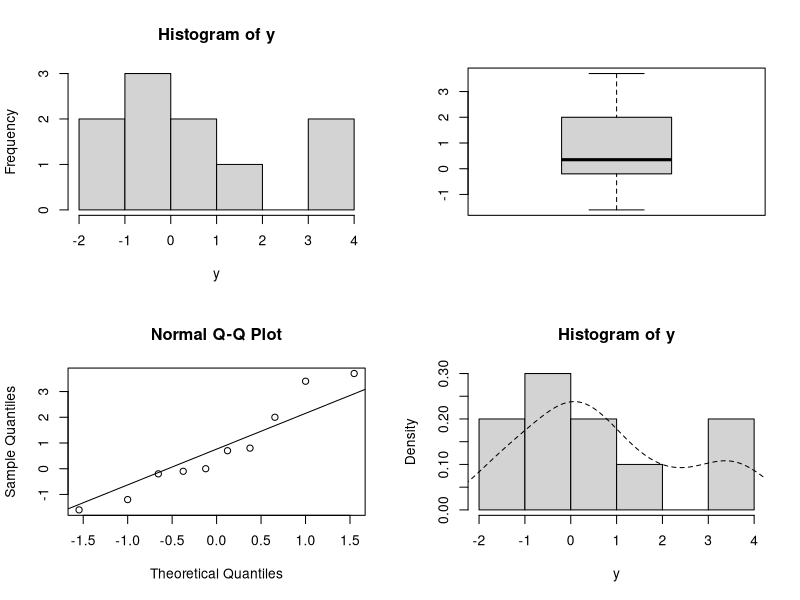
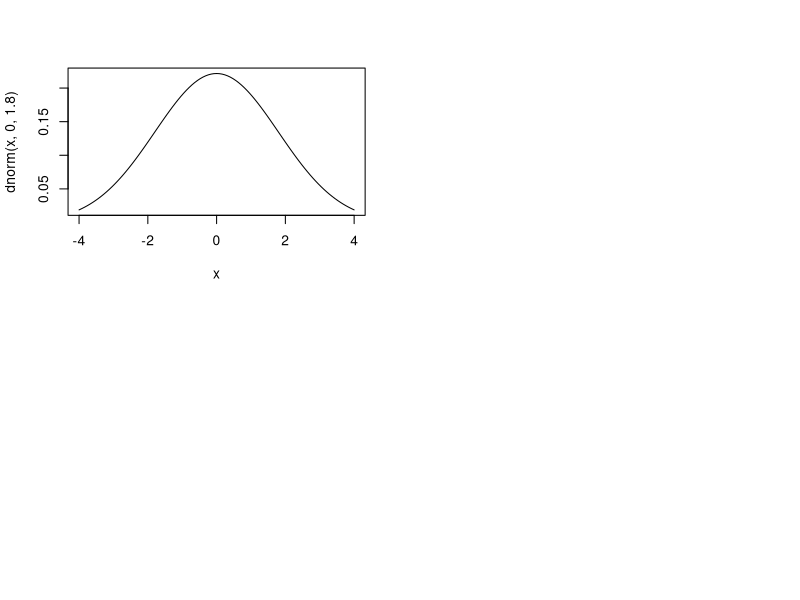
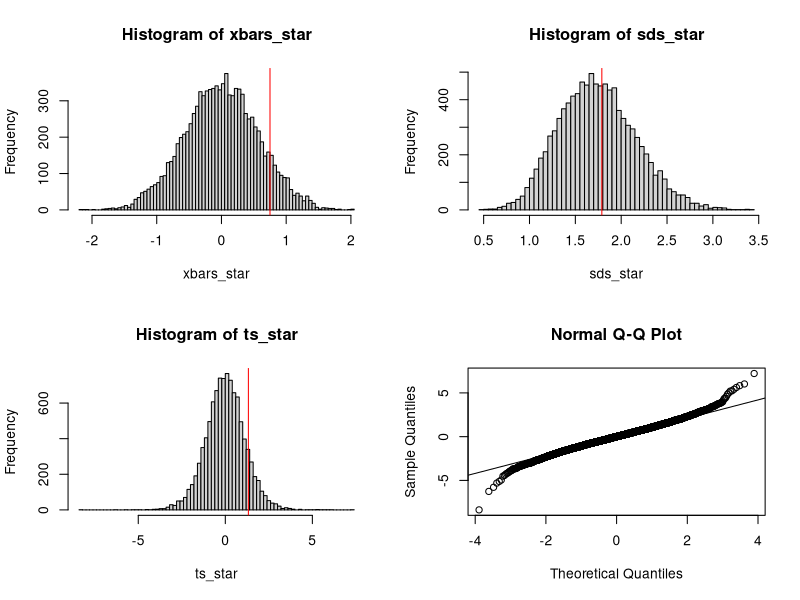
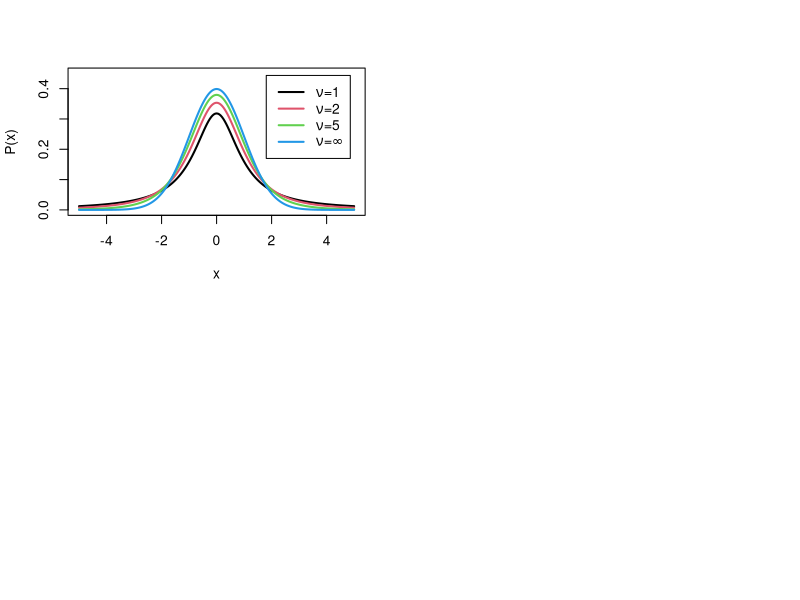
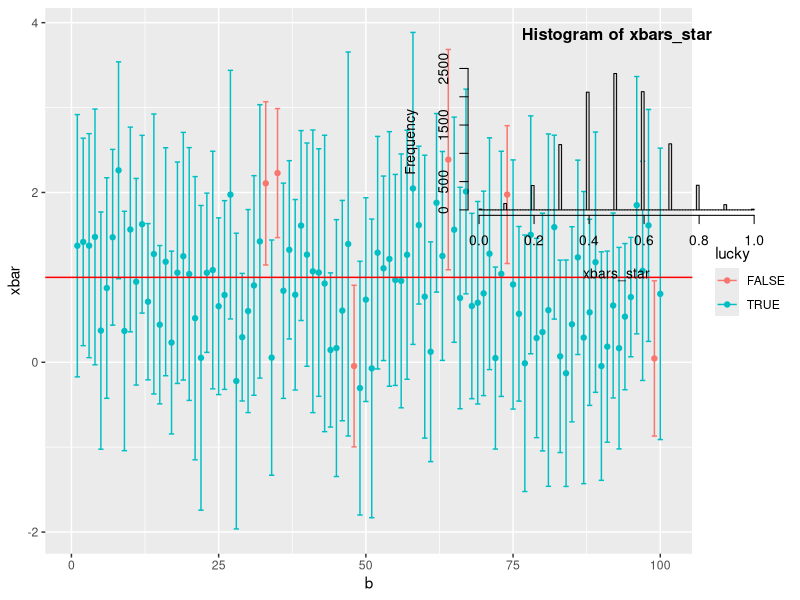
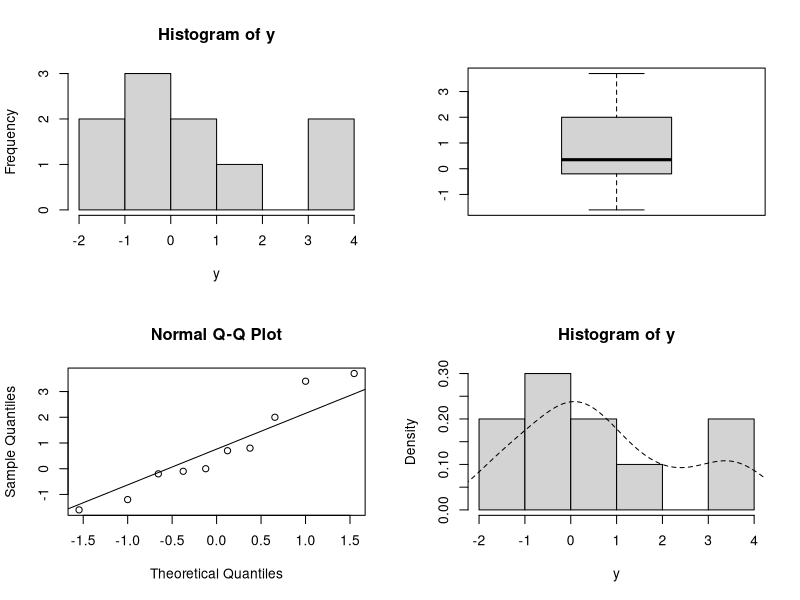
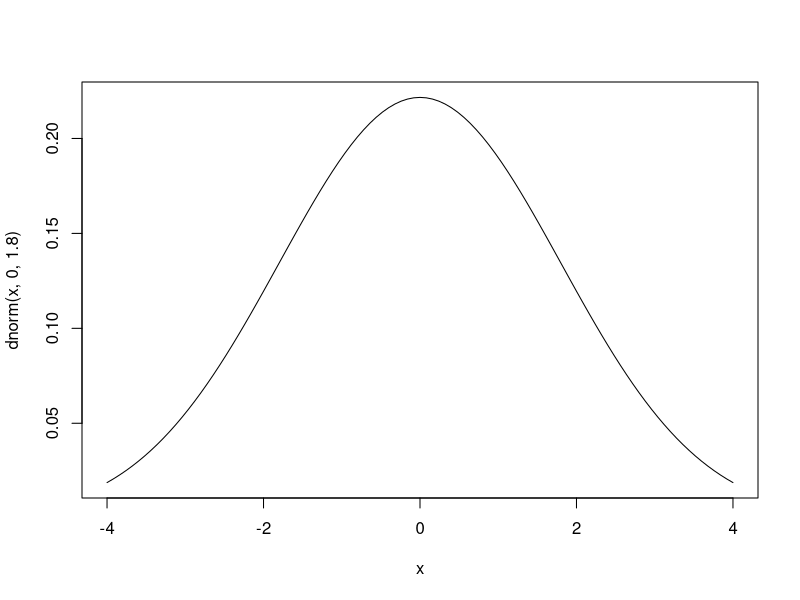
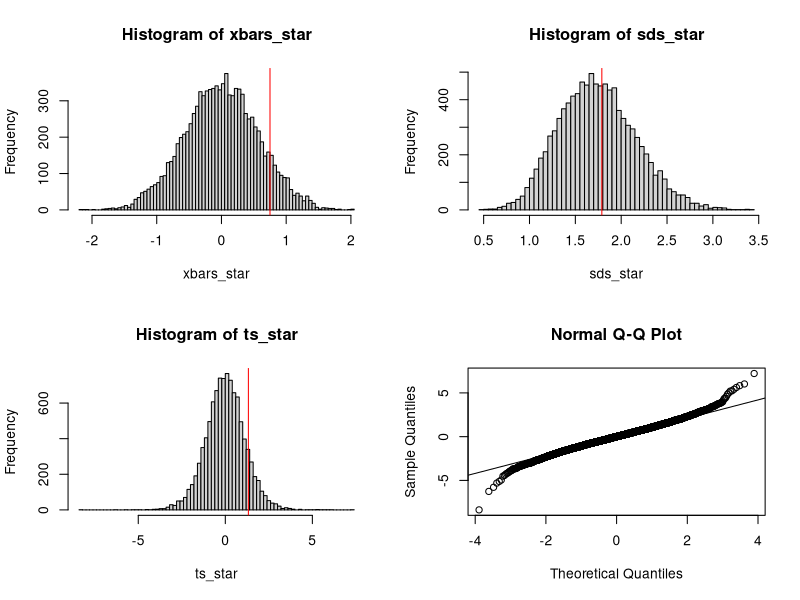

Generate these figures, in order, with R:
library(tidyverse)
library(gridExtra)


# 약제 1을 복용했을 때 수면시간의 증가 (단위는 시간이다)

y <- sleep$extra[sleep$group == 1]
y

summary(y)
sd(y)

par(mfrow=c(2,2))
hist(y)
boxplot(y)
qqnorm(y); qqline(y)
hist(y, prob=TRUE)
lines(density(y), lty=2)


png("../plots/6-1.png", 5.5, 4, units='in', pointsize=9, res=600)
y <- sleep$extra[sleep$group == 1]
opar <- par(mfrow=c(2,2))
hist(y)
boxplot(y)
qqnorm(y); qqline(y)
hist(y, prob=TRUE)
lines(density(y), lty=2)
par(opar)
dev.off()

# '일변량 t-검정(one-sample t-test)'
t.test(y)

t.test(y, alternative="greater")


# 개개인의 수면시간증가값 모형
#  평균이 0이고, 표준편차가 1.8(시간)인 종 모양의 분포(bell shaped distribution)
# N(0, 1.8^2)
curve(dnorm(x, 0, 1.8), -4, 4)

png("../plots/6-2.png", 5.5, 4, units='in', pointsize=9, res=600)
curve(dnorm(x, 0, 1.8), -4, 4)
dev.off()


# 크기가 10개인 새로운 표본
options(digits = 3)
set.seed(1606)
(y_star <- rnorm(10, 0, 1.8))
mean(y_star-0); sd(y_star)
(t_star <- mean(y_star-0) / (sd(y_star)/sqrt(length(y_star))))


(y_star <- rnorm(10, 0, 1.8))
mean(y_star-0); sd(y_star)
(t_star <- mean(y_star-0) / (sd(y_star)/sqrt(length(y_star))))


(y_star <- rnorm(10, 0, 1.8))
mean(y_star-0); sd(y_star)
(t_star <- mean(y_star-0) / (sd(y_star)/sqrt(length(y_star))))


# 10,000개의 평행우주의 표본 (각 표본은 10개의 관측치를 포함한다)
# , 그리고 각 표본의 평균값, 표본표준편차, 그리고 t-통계량 값을  계산할 수 있다:

set.seed(1606)
B <- 1e4
n <- 10
xbars_star <- rep(NA, B)
sds_star <- rep(NA, B)
ts_star <- rep(NA, B)
for(b in 1:B){
  y_star <- rnorm(n, 0, 1.789)
  m <- mean(y_star)
  s <- sd(y_star)
  xbars_star[b] <- m
  sds_star[b] <- s
  ts_star[b] <- m / (s/sqrt(n))
}


opar <- par(mfrow=c(2,2))
hist(xbars_star, nclass=100)
abline(v = 0.75, col='red')
hist(sds_star, nclass=100)
abline(v = 1.789, col='red')
hist(ts_star, nclass=100)
abline(v = 1.3257, col='red')
qqnorm(ts_star); qqline(ts_star)
par(opar)

png("../plots/6-3.png", 5.5*.8, 4, units='in', pointsize=9, res=600)
opar <- par(mfrow=c(2,2))
hist(xbars_star, nclass=100)
abline(v = 0.75, col='red')
hist(sds_star, nclass=100)
abline(v = 1.789, col='red')
hist(ts_star, nclass=100)
abline(v = 1.3257, col='red')
qqnorm(ts_star); qqline(ts_star)
par(opar)
dev.off()


# 우리가 관측한 t-통계량 값 1.3257은 시뮬레이션 분포에서 어디에 있는가?

length(which(ts_star > 1.3257)) / B

# 스튜던트 t 분포
# 다양한 자유도 값에 따른 t 밀도함수
# https://en.wikipedia.org/wiki/Student%27s_t-distribution
# Credit: 권용찬
nlist=c(1,2,5)
x <- seq(-5, 5, 0.05)
y <- matrix(0, nr=length(x), nc=length(nlist))
plot(x, type="n", xlab="x", ylab="P(x)",
     xlim=c(-5,5), ylim=c(0, 0.45))
for( i in 1:length(nlist)){
  y[,i] <- dt(x, df=nlist[i])
  lines(x, y[,i], col=i, lwd=2)
}
lines(x, dnorm(x), col=4, lwd=2)
legend_text <- c(expression(paste(nu,"=1 ")),
                 expression(paste(nu,"=2 ")),
                 expression(paste(nu,"=5 ")),
                 expression(paste(nu,"=",infinity)))
legend("topright", legend=legend_text, lty=1, lwd=2, col=c(1:3,4),
       inset=.05)


png("../plots/6-4.png", 5.5, 4, units='in', pointsize=9, res=600)
nlist=c(1,2,5)
x <- seq(-5, 5, 0.05)
y <- matrix(0, nr=length(x), nc=length(nlist))
plot(x, type="n", xlab="x", ylab="P(x)",
     xlim=c(-5,5), ylim=c(0, 0.45))
for( i in 1:length(nlist)){
  y[,i] <- dt(x, df=nlist[i])
  lines(x, y[,i], col=i, lwd=2)
}
lines(x, dnorm(x), col=4, lwd=2)
legend_text <- c(expression(paste(nu,"=1 ")),
                 expression(paste(nu,"=2 ")),
                 expression(paste(nu,"=5 ")),
                 expression(paste(nu,"=",infinity)))
legend("topright", legend=legend_text, lty=1, lwd=2, col=c(1:3,4), inset=.05)
dev.off()




# 8. 신뢰구간의 의미
set.seed(1606)
(y_star <- rnorm(10, 1, 1.8))
t.test(y_star)$conf.int
(y_star <- rnorm(10, 1, 1.8))
t.test(y_star)$conf.int
(y_star <- rnorm(10, 1, 1.8))
t.test(y_star)$conf.int


library(tidyverse)
set.seed(1606)
B = 1e2
conf_intervals <-
  data.frame(b=rep(NA, B),
             lower=rep(NA, B),
             xbar=rep(NA, B),
             upper=rep(NA, B))
true_mu <- 1.0
for(b in 1:B){
  (y_star <- rnorm(10, true_mu, 1.8))
  conf_intervals[b, ] = c(b=b,
                          lower=t.test(y_star)$conf.int[1],
                          xbar=mean(y_star),
                          upper=t.test(y_star)$conf.int[2])
}
conf_intervals <- conf_intervals %>%
  mutate(lucky = (lower <= true_mu & true_mu <= upper))

glimpse(conf_intervals)
table(conf_intervals$lucky)
conf_intervals %>% ggplot(aes(b, xbar, col=lucky)) +
  geom_point() +
  geom_errorbar(aes(ymin=lower, ymax=upper)) +
  geom_hline(yintercept=true_mu, col='red')
ggsave("../plots/6-6.png", width=5.5, height=4, units='in', dpi=600)



# 6.10.2. 중심극한정리

set.seed(1606)
B <- 1e4
n <- 10
xbars_star= rep(NA, B)
for(b in 1:B){
  xbars_star[b] <- mean(sample(c(0,1), size=n, replace=TRUE))
}
hist(xbars_star, nclass=100)

png("../plots/6-8.png", 5.5, 4*.8, units='in', pointsize=9, res=600)
opar = par(mfrow=c(1,2))
hist(c(0, 1), nclass=100, prob=TRUE, main='Individual sleep time increase')
hist(xbars_star, nclass=100, main='Sample mean of 10 obs')
par(opar)
dev.off()

# 6.11. 모수추정의 정확도는 sqrt(n)에 비례한다.
diff(t.test(y)$conf.int)
mean(y)
diff(t.test(y)$conf.int)/2

# 자료의 incremental 가치
png("../plots/6-9.png", 5.5, 4*.8, units='in', pointsize=9, res=600)
opar = par(mfrow=c(1,2))
curve(1/sqrt(x), 1, 1000, log='x', main='s.e. vs sample size')
curve((1/sqrt(x) - 1/sqrt(x+10)) / (1/sqrt(x)), 1, 1000, log='x',
      main='% decrease in s.e. \nwhen adding 10 obs')
par(opar)
dev.off()
